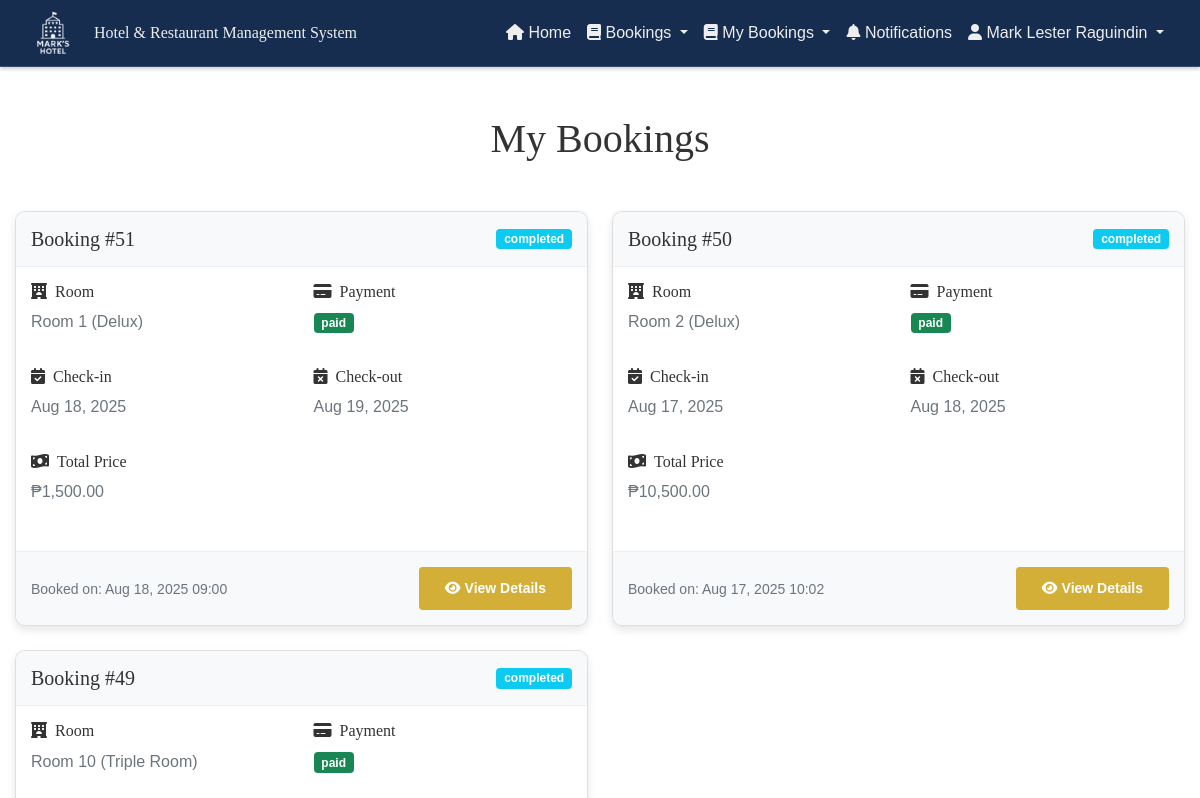
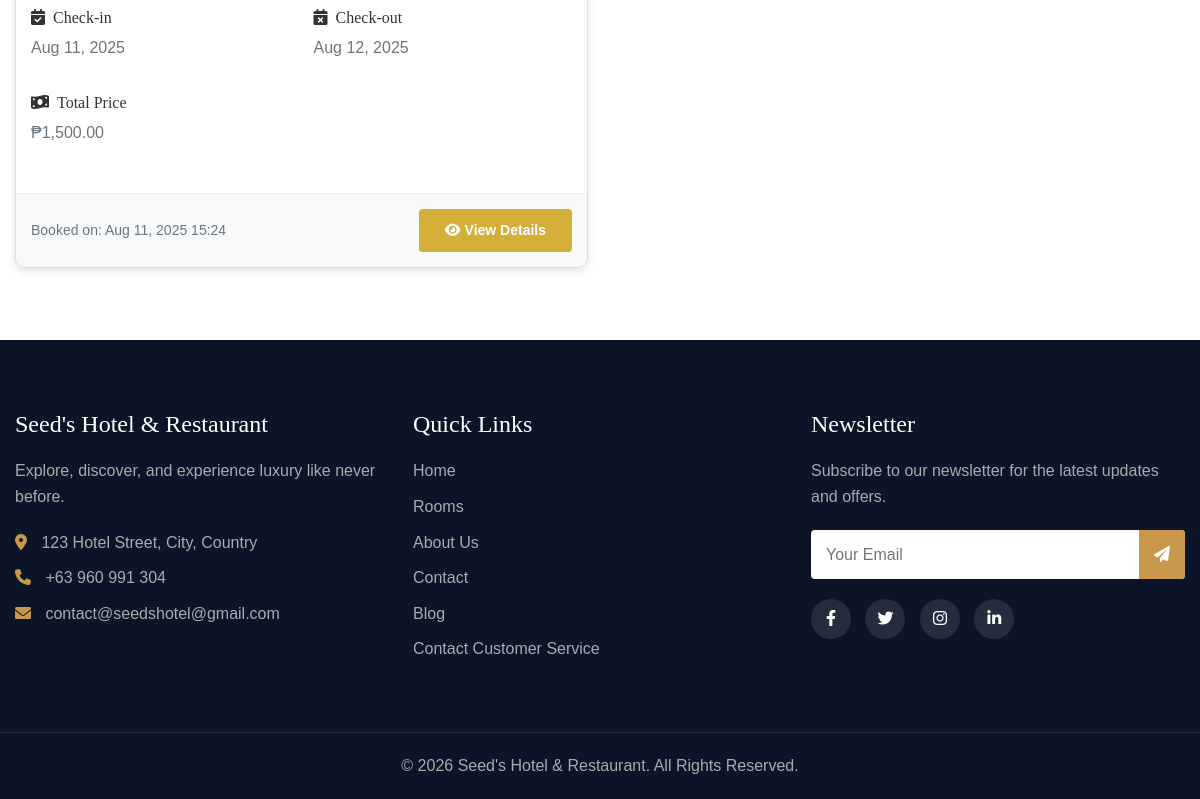
/public/bookings.php (signed in), run on an earlier commit of the app's database (2 pictures, top to bottom).
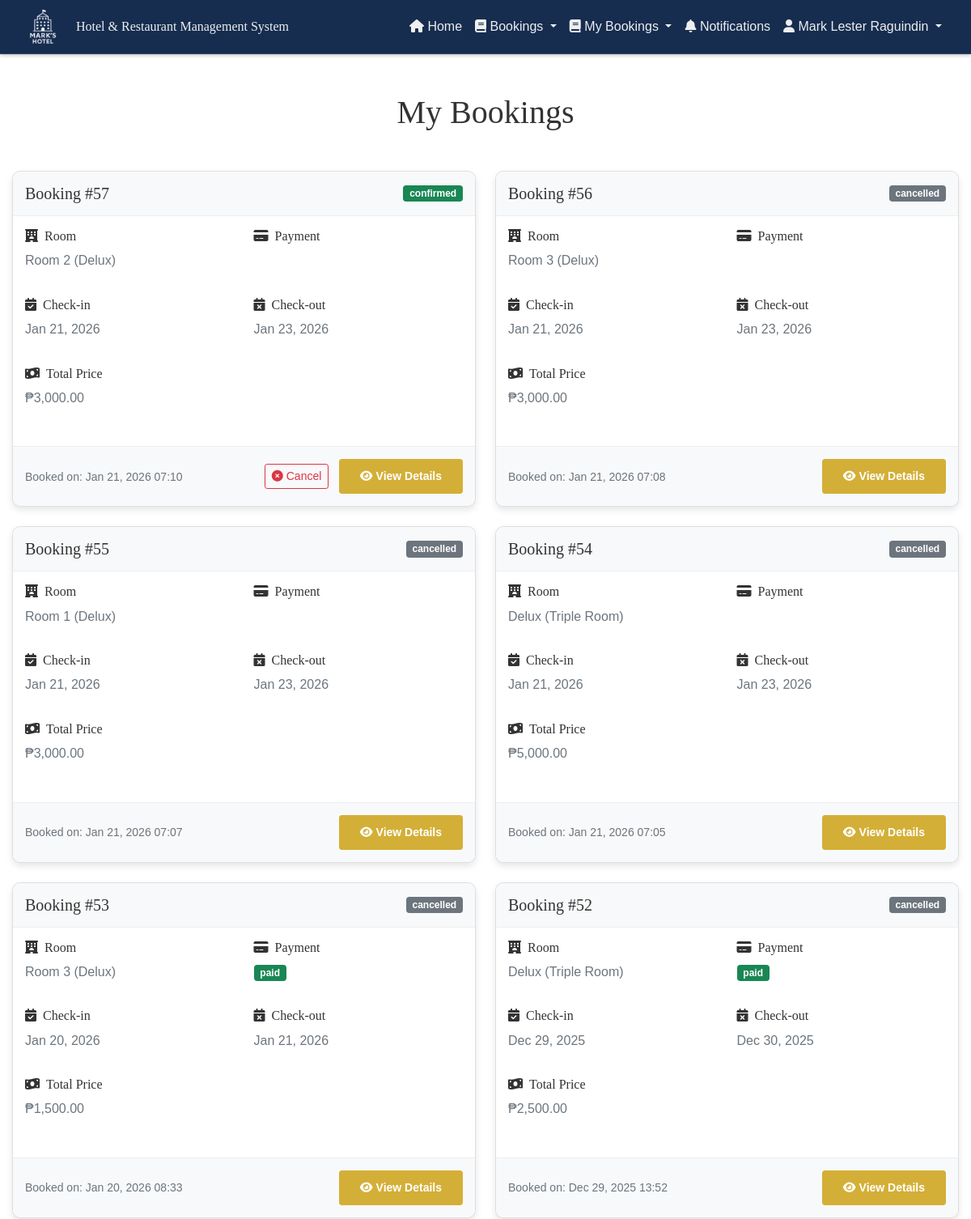
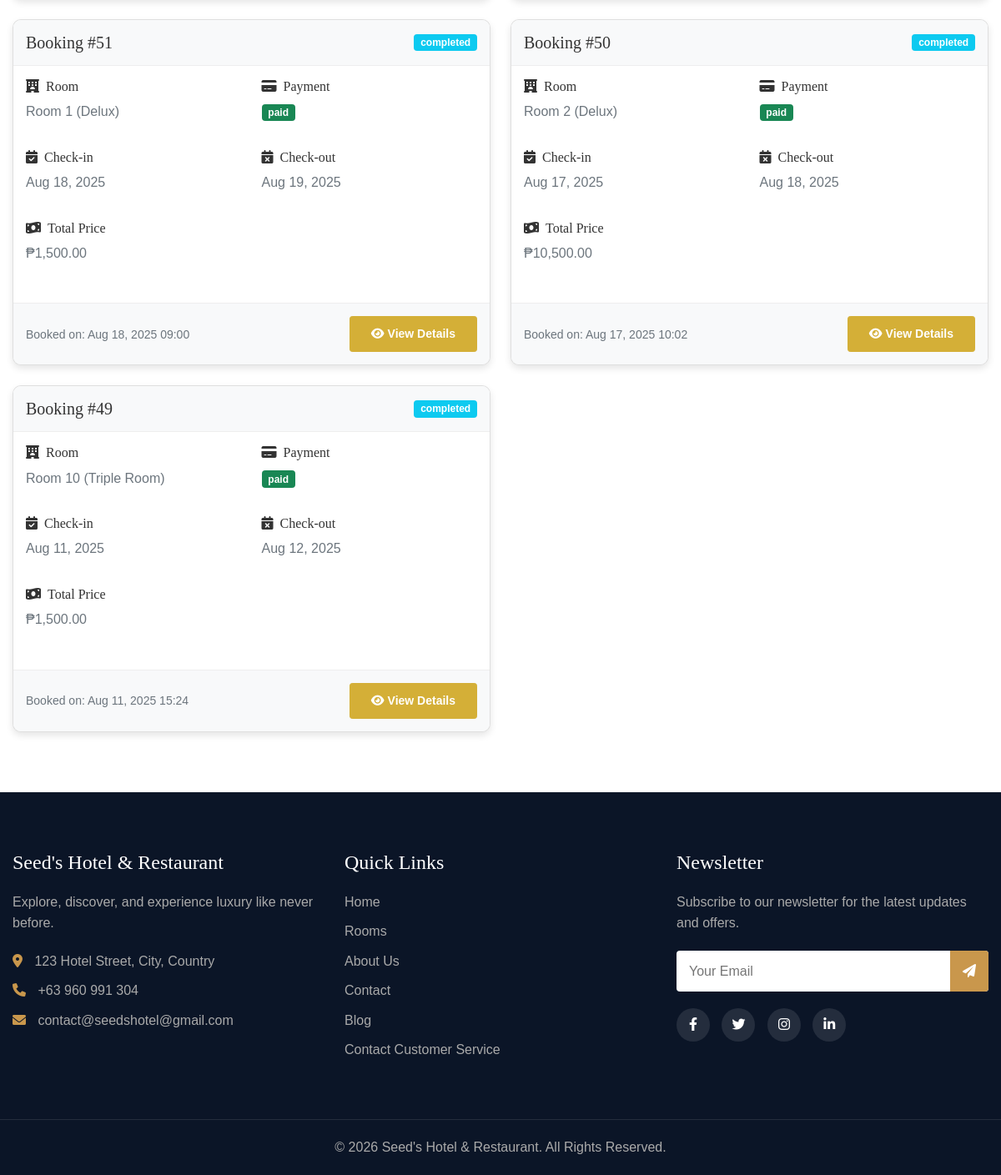
And on a later commit of the database (2 pictures, top to bottom).
### tables this page shows
CREATE TABLE `bookings` (
  `booking_id` int(11) NOT NULL,
  `user_id` int(11) NOT NULL,
  `room_id` int(11) NOT NULL,
  `check_in_date` date NOT NULL,
  `check_out_date` date NOT NULL,
  `total_price` decimal(10,2) NOT NULL,
  `status` enum('pending','confirmed','cancelled','completed') DEFAULT 'pending',
  `payment_status` enum('unpaid','partially_paid','paid') DEFAULT 'unpaid',
  `special_requests` text DEFAULT NULL,
  `is_read` tinyint(1) DEFAULT 0,
  `created_at` timestamp NOT NULL DEFAULT current_timestamp(),
  `updated_at` timestamp NOT NULL DEFAULT current_timestamp() ON UPDATE current_timestamp()
);

CREATE TABLE `rooms` (
  `id` int(11) NOT NULL,
  `title` varchar(255) NOT NULL,
  `room_type_id` int(11) NOT NULL,
  `images` varchar(255) DEFAULT NULL,
  `price` varchar(250) DEFAULT NULL,
  `includes` varchar(250) DEFAULT NULL
);

CREATE TABLE `room_type` (
  `id` int(11) NOT NULL,
  `title` varchar(255) NOT NULL,
  `detail` varchar(255) NOT NULL
);

### controllers/fetchBookings.php (called while the page is built, shortened)
<?php
$user_id = $_SESSION['user_id'];
    $db = new Database();
    $con = $db->getConnection();
    try{
        $query = "SELECT
                b.booking_id,
                b.check_in_date,
                b.check_out_date,
                b.total_price,
                b.status as booking_status,
                b.payment_status,
                b.special_requests,
                b.created_at,
                u.name as guest_name,
                u.email as guest_email,
                r.title as room_title,
                r.images as room_images,
                rt.title as room_type
            FROM bookings b
            LEFT JOIN users u ON b.user_id = u.user_id
            LEFT JOIN rooms r ON b.room_id = r.id
            LEFT JOIN room_type rt ON r.room_type_id = rt.id
            WHERE b.user_id = ?
            ORDER BY b.created_at DESC";
        $stmt = mysqli_prepare($con, $query);
        mysqli_stmt_bind_param($stmt, 'i', $user_id);
        mysqli_stmt_execute($stmt);
        $result = mysqli_stmt_get_result($stmt);
    }catch( Exception $e ){
        throw new Exception("Error Fetching Bookings". $e->getMessage(), 500);
    }finally{
        $db->closeConnection();
    }
    function getStatusBadgeClass($status) {
        switch(strtolower($status)) {
            case 'confirmed':
                return 'bg-success';
            case 'completed':
                return 'bg-info';
            default:
                return 'bg-secondary';
        }
    }
    function getPaymentBadgeClass($status) {
        switch(strtolower($status)) {
            case 'paid':
                return 'bg-success';
            default:
                return 'bg-secondary';
        }
    }
?>

### public/bookings.php (the view, shortened to what this page needs)
<?php
include '../controllers/fetchBookings.php';
?>
<!DOCTYPE html>
<html lang="en">
<head>
    <link href="https://cdn.jsdelivr.net/npm/bootstrap@5.0.2/dist/css/bootstrap.min.css" rel="stylesheet">
    <link rel="stylesheet" href="https://cdnjs.cloudflare.com/ajax/libs/font-awesome/6.0.0-beta3/css/all.min.css" />
    <link rel="stylesheet" href="../css/customAdminHeader.css">
    <link rel="stylesheet" href="../css/home.css">
    <link rel="stylesheet" href="../css/modal.css">
</head>
<body>
    <?php include '../components/header.php'; ?>
    <div class="container my-5">
        <div class="row mb-4">
            <div class="col-12">
                <h1 class="text-center mb-4">My Bookings</h1>
            </div>
        </div>
        <?php if (mysqli_num_rows($result) > 0): ?>
            <div class="row">
                <?php while ($booking = mysqli_fetch_assoc($result)): ?>
                    <div class="col-lg-6 mb-4">
                        <div class="card booking-card h-100">
                            <div class="booking-header d-flex justify-content-between align-items-center">
                                <h5 class="mb-0">Booking #<?php echo $booking['booking_id']; ?></h5>
                                <span class="badge <?php echo getStatusBadgeClass($booking['booking_status']); ?>"><?php echo $booking['booking_status']; ?></span>
                            </div>
                            <div class="booking-details">
                                <div class="row mb-3">
                                    <div class="col-md-6">
                                        <h6><i class="fas fa-hotel me-2"></i>Room</h6>
                                        <p class="text-muted"><?php echo $booking['room_title']; ?> (<?php echo $booking['room_type']; ?>)</p>
                                    </div>
                                    <div class="col-md-6">
                                        <h6><i class="fas fa-credit-card me-2"></i>Payment</h6>
                                        <p><span class="badge <?php echo getPaymentBadgeClass($booking['payment_status']); ?>"><?php echo $booking['payment_status']; ?></span></p>
                                    </div>
                                </div>
                                <div class="row mb-3">
                                    <div class="col-md-6">
                                        <h6><i class="fas fa-calendar-check me-2"></i>Check-in</h6>
                                        <p class="text-muted"><?php echo date('M d, Y', strtotime($booking['check_in_date'])); ?></p>
                                    </div>
                                    <div class="col-md-6">
                                        <h6><i class="fas fa-calendar-times me-2"></i>Check-out</h6>
                                        <p class="text-muted"><?php echo date('M d, Y', strtotime($booking['check_out_date'])); ?></p>
                                    </div>
                                </div>
                                <div class="row mb-3">
                                    <div class="col-12">
                                        <h6><i class="fas fa-money-bill-wave me-2"></i>Total Price</h6>
                                        <p class="text-muted">₱<?php echo number_format($booking['total_price'], 2); ?></p>
                                    </div>
                                </div>
                            </div>
                            <div class="booking-footer d-flex justify-content-between align-items-center">
                                <small class="text-muted">Booked on: <?php echo date('M d, Y H:i', strtotime($booking['created_at'])); ?></small>
                                <div>
                                    <?php if (strtolower($booking['booking_status']) == 'pending' || strtolower($booking['booking_status']) == 'confirmed'): ?>
                                        <button type="button" class="btn btn-sm btn-outline-danger me-2" data-bs-toggle="modal" data-bs-target="#cancelModal<?php echo $booking['booking_id']; ?>">
                                            <i class="fas fa-times-circle me-1"></i>Cancel
                                        </button>
                                    <?php endif; ?>
                                    <button type="button" class="btn btn-sm btn-primary" data-bs-toggle="modal" data-bs-target="#detailsModal<?php echo $booking['booking_id']; ?>">
                                        <i class="fas fa-eye me-1"></i>View Details
                                    </button>
                                </div>
                            </div>
                        </div>
                    </div>
                <?php endwhile; ?>
            </div>
        <?php endif; ?>
    </div>
    <?php include '../components/footer.php'; ?>
</body>
</html>

### components/header.php (shortened to what this page needs)
<nav class="navbar navbar-expand-lg custom-navbar">
    <div class="container-fluid">
        <img src="../images/final.png" alt="" class="me-3" style="height: 50px;">
        <a class="navbar-brand" id="navbarTitle" href="home.php">
        </a>
        <div class="collapse navbar-collapse" id="navbarNav">
            <ul class="navbar-nav ms-auto">
                <li class="nav-item">
                    <a class="nav-link" aria-current="page" href="home.php">
                        <i class="fas fa-home"></i> Home
                    </a>
                </li>
                <li class="nav-item dropdown">
                    <a class="nav-link dropdown-toggle" href="#" id="bookingsDropdown" role="button" data-bs-toggle="dropdown" aria-expanded="false">
                        <i class="fas fa-book"></i> Bookings
                    </a>
                </li>
                <li class="nav-item dropdown">
                    <a class="nav-link dropdown-toggle" href="#" id="bookingsDropdown" role="button" data-bs-toggle="dropdown" aria-expanded="false">
                        <i class="fas fa-book"></i> My Bookings
                    </a>
                </li>
                <li class="nav-item">
                    <a class="nav-link position-relative" aria-current="page" href="#" id="notificationLink">
                        <i class="fas fa-bell"></i> Notifications
                    </a>
                </li>
                <li class="nav-item dropdown">
                    <a class="nav-link dropdown-toggle" href="#" id="userDropdown" role="button" data-bs-toggle="dropdown" aria-expanded="false">
                        <i class="fas fa-user"></i> <?php echo htmlspecialchars($_SESSION['name'] ?? 'User'); ?>
                    </a>
                </li>
            </ul>
        </div>
    </div>
</nav>

### components/footer.php
<footer class="hotel-footer">
        <div class="container">
            <div class="row">
                <div class="col-md-4">
                    <div class="footer-widget">
                        <h3>Seed's Hotel & Restaurant</h3>
                        <p>Explore, discover, and experience luxury like never before.</p>
                        <div class="contact-info">
                            <p><i class="fas fa-map-marker-alt"></i> 123 Hotel Street, City, Country</p>
                            <p><i class="fas fa-phone"></i> +63 960 991 304</p>
                            <p><i class="fas fa-envelope"></i> contact@seedshotel@gmail.com</p>
                        </div>
                    </div>
                </div>
                <div class="col-md-4">
                    <div class="footer-widget">
                        <h3>Quick Links</h3>
                        <ul class="footer-links">
                            <li><a href="#">Home</a></li>
                            <li><a href="#">Rooms</a></li>
                            <li><a href="about.php">About Us</a></li>
                            <li><a href="contact.php">Contact</a></li>
                            <li><a href="#">Blog</a></li>
                            <li><a href="customerService.php">Contact Customer Service</a></li>
                        </ul>
                    </div>
                </div>
                <div class="col-md-4">
                    <div class="footer-widget">
                        <h3>Newsletter</h3>
                        <p>Subscribe to our newsletter for the latest updates and offers.</p>
                        <form class="newsletter-form">
                            <input type="email" placeholder="Your Email">
                            <button type="submit"><i class="fas fa-paper-plane"></i></button>
                        </form>
                        <div class="social-icons">
                            <a href="#"><i class="fab fa-facebook-f"></i></a>
                            <a href="#"><i class="fab fa-twitter"></i></a>
                            <a href="#"><i class="fab fa-instagram"></i></a>
                            <a href="#"><i class="fab fa-linkedin-in"></i></a>
                        </div>
                    </div>
                </div>
            </div>
        </div>
        <div class="copyright">
            <div class="container">
                <p>&copy; <?= date("Y"); ?> Seed's Hotel & Restaurant. All Rights Reserved.</p>
            </div>
        </div>
    </footer>

### css/customAdminHeader.css (style rules this page uses)
.custom-navbar { background-color: #162d50; border-bottom: 1px solid rgba(255, 255, 255, 0.15); box-shadow: 0 2px 4px rgba(0, 0, 0, 0.2); padding: 0.5rem 1rem; }
.custom-navbar .navbar-brand, .custom-navbar .nav-link, .custom-navbar .dropdown-toggle { color: #eee !important; font-weight: 500; font-size: 1rem; }

### css/home.css (style rules this page uses)
* { margin: 0; padding: 0; box-sizing: border-box; }
body { font-family: 'Arial', sans-serif; line-height: 1.6; color: #333; display: flex; flex-direction: column; min-height: 100vh; }
h1, h2, h3, h4, h5, h6 { font-family: 'Times New Roman', serif; font-weight: 500; }
.container { max-width: 1200px; margin: 0 auto; padding: 0 15px; }
.navbar-brand { color: #c9974c !important; font-family: 'Times New Roman', serif; font-weight: 600; }
.btn-primary { background-color: #d4af37; border-color: #d4af37; padding: 10px 25px; font-weight: 600; transition: all 0.3s ease; }
.hotel-footer { background: #0b1527; color: #fff; padding: 70px 0 0; }
.footer-widget { margin-bottom: 40px; }
.footer-widget h3 { margin-bottom: 20px; font-size: 1.5rem; color: #fff; }
.footer-widget p { color: #aaa; margin-bottom: 20px; }
.contact-info p { margin-bottom: 10px; }
.contact-info i { margin-right: 10px; color: #c9974c; }
.footer-links { list-style: none; padding: 0; }
.footer-links li { margin-bottom: 10px; }
.footer-links a { color: #aaa; text-decoration: none; transition: color 0.3s ease; }
.newsletter-form { position: relative; }
.newsletter-form input { width: 100%; padding: 12px 50px 12px 15px; border: none; border-radius: 4px; }
.newsletter-form button { position: absolute; right: 0; top: 0; height: 100%; padding: 0 15px; background: #c9974c; border: none; border-radius: 0 4px 4px 0; color: #fff; cursor: pointer; }
.social-icons { margin-top: 20px; }
.social-icons a { display: inline-block; width: 40px; height: 40px; line-height: 40px; text-align: center; background: rgba(255, 255, 255, 0.1); border-radius: 50%; color: #fff; margin-right: 10px; transition: all 0.3s ease; }
.copyright { text-align: center; padding: 20px 0; margin-top: 30px; border-top: 1px solid rgba(255, 255, 255, 0.1); }
.copyright p { margin: 0; color: #aaa; }

### css/modal.css (style rules this page uses)
.booking-card { border-radius: 10px; overflow: hidden; box-shadow: 0 4px 8px rgba(0,0,0,0.1); transition: transform 0.3s ease; }
.booking-header { background-color: #f8f9fa; padding: 15px; border-bottom: 1px solid #eee; }
.booking-details { padding: 15px; }
.booking-footer { padding: 15px; background-color: #f8f9fa; border-top: 1px solid #eee; }

What changed in the data, as far as the page shows it:
added bookings: booking_id "57", status "confirmed", room.title "Room 2", room_type.title "Delux", check_in_date "Jan 21, 2026", check_out_date "Jan 23, 2026", total_price "3,000.00", created_at "Jan 21, 2026 07:10"
added bookings: booking_id "56", status "cancelled", room.title "Room 3", room_type.title "Delux", check_in_date "Jan 21, 2026", check_out_date "Jan 23, 2026", total_price "3,000.00", created_at "Jan 21, 2026 07:08"
added bookings: booking_id "55", status "cancelled", room.title "Room 1", room_type.title "Delux", check_in_date "Jan 21, 2026", check_out_date "Jan 23, 2026", total_price "3,000.00", created_at "Jan 21, 2026 07:07"
added bookings: booking_id "54", status "cancelled", room.title "Delux", room_type.title "Triple Room", check_in_date "Jan 21, 2026", check_out_date "Jan 23, 2026", total_price "5,000.00", created_at "Jan 21, 2026 07:05"
added bookings: booking_id "53", status "cancelled", room.title "Room 3", room_type.title "Delux", payment_status "paid", check_in_date "Jan 20, 2026", check_out_date "Jan 21, 2026", total_price "1,500.00", created_at "Jan 20, 2026 08:33"
added bookings: booking_id "52", status "cancelled", room.title "Delux", room_type.title "Triple Room", payment_status "paid", check_in_date "Dec 29, 2025", check_out_date "Dec 30, 2025", total_price "2,500.00", created_at "Dec 29, 2025 13:52"
